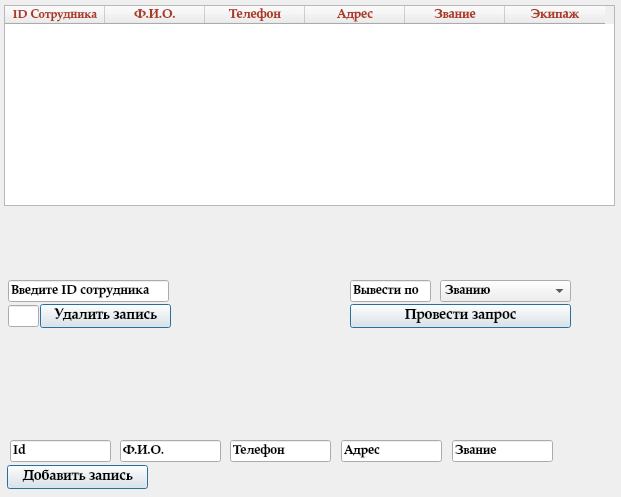
<?xml version="1.0" encoding="UTF-8"?>
<ui version="4.0">
 <class>MainWindow</class>
 <widget class="QMainWindow" name="MainWindow">
  <property name="geometry">
   <rect>
    <x>0</x>
    <y>0</y>
    <width>621</width>
    <height>497</height>
   </rect>
  </property>
  <property name="windowTitle">
   <string>Сотрудники</string>
  </property>
  <property name="layoutDirection">
   <enum>Qt::LeftToRight</enum>
  </property>
  <widget class="QWidget" name="centralwidget">
   <widget class="QTableWidget" name="tableWidget">
    <property name="geometry">
     <rect>
      <x>4</x>
      <y>5</y>
      <width>611</width>
      <height>201</height>
     </rect>
    </property>
    <property name="font">
     <font>
      <family>Palatino Linotype</family>
      <pointsize>10</pointsize>
      <bold>true</bold>
     </font>
    </property>
    <property name="horizontalScrollBarPolicy">
     <enum>Qt::ScrollBarAlwaysOff</enum>
    </property>
    <column>
     <property name="text">
      <string>ID Сотрудника</string>
     </property>
     <property name="font">
      <font>
       <family>Palatino Linotype</family>
       <pointsize>9</pointsize>
       <bold>true</bold>
      </font>
     </property>
     <property name="foreground">
      <brush brushstyle="SolidPattern">
       <color alpha="255">
        <red>173</red>
        <green>56</green>
        <blue>35</blue>
       </color>
      </brush>
     </property>
    </column>
    <column>
     <property name="text">
      <string>Ф.И.О.</string>
     </property>
     <property name="foreground">
      <brush brushstyle="SolidPattern">
       <color alpha="255">
        <red>173</red>
        <green>56</green>
        <blue>35</blue>
       </color>
      </brush>
     </property>
    </column>
    <column>
     <property name="text">
      <string>Телефон</string>
     </property>
     <property name="foreground">
      <brush brushstyle="SolidPattern">
       <color alpha="255">
        <red>173</red>
        <green>56</green>
        <blue>35</blue>
       </color>
      </brush>
     </property>
    </column>
    <column>
     <property name="text">
      <string>Адрес</string>
     </property>
     <property name="foreground">
      <brush brushstyle="SolidPattern">
       <color alpha="255">
        <red>173</red>
        <green>56</green>
        <blue>35</blue>
       </color>
      </brush>
     </property>
    </column>
    <column>
     <property name="text">
      <string>Звание</string>
     </property>
     <property name="foreground">
      <brush brushstyle="SolidPattern">
       <color alpha="255">
        <red>173</red>
        <green>56</green>
        <blue>35</blue>
       </color>
      </brush>
     </property>
    </column>
    <column>
     <property name="text">
      <string>Экипаж</string>
     </property>
     <property name="foreground">
      <brush brushstyle="SolidPattern">
       <color alpha="255">
        <red>173</red>
        <green>56</green>
        <blue>35</blue>
       </color>
      </brush>
     </property>
    </column>
   </widget>
   <widget class="QLineEdit" name="lineEdit_2">
    <property name="geometry">
     <rect>
      <x>8</x>
      <y>280</y>
      <width>161</width>
      <height>22</height>
     </rect>
    </property>
    <property name="font">
     <font>
      <family>Palatino Linotype</family>
      <pointsize>10</pointsize>
      <bold>true</bold>
     </font>
    </property>
    <property name="text">
     <string>Введите ID сотрудника</string>
    </property>
    <property name="readOnly">
     <bool>true</bool>
    </property>
   </widget>
   <widget class="QLineEdit" name="lineEdit_3">
    <property name="geometry">
     <rect>
      <x>10</x>
      <y>440</y>
      <width>101</width>
      <height>22</height>
     </rect>
    </property>
    <property name="font">
     <font>
      <family>Palatino Linotype</family>
      <pointsize>10</pointsize>
      <bold>true</bold>
     </font>
    </property>
    <property name="text">
     <string>Id</string>
    </property>
   </widget>
   <widget class="QPushButton" name="pushButton">
    <property name="geometry">
     <rect>
      <x>7</x>
      <y>465</y>
      <width>141</width>
      <height>24</height>
     </rect>
    </property>
    <property name="font">
     <font>
      <family>Palatino Linotype</family>
      <pointsize>11</pointsize>
      <bold>true</bold>
     </font>
    </property>
    <property name="text">
     <string>Добавить запись</string>
    </property>
    <property name="default">
     <bool>true</bool>
    </property>
   </widget>
   <widget class="QLineEdit" name="lineEdit_6">
    <property name="geometry">
     <rect>
      <x>8</x>
      <y>305</y>
      <width>31</width>
      <height>22</height>
     </rect>
    </property>
    <property name="font">
     <font>
      <family>Palatino Linotype</family>
      <pointsize>10</pointsize>
      <bold>true</bold>
     </font>
    </property>
    <property name="text">
     <string/>
    </property>
   </widget>
   <widget class="QPushButton" name="pushButton_2">
    <property name="geometry">
     <rect>
      <x>40</x>
      <y>304</y>
      <width>131</width>
      <height>24</height>
     </rect>
    </property>
    <property name="font">
     <font>
      <family>Palatino Linotype</family>
      <pointsize>11</pointsize>
      <bold>true</bold>
     </font>
    </property>
    <property name="text">
     <string>Удалить запись</string>
    </property>
    <property name="default">
     <bool>true</bool>
    </property>
   </widget>
   <widget class="QComboBox" name="comboBox">
    <property name="geometry">
     <rect>
      <x>440</x>
      <y>280</y>
      <width>131</width>
      <height>22</height>
     </rect>
    </property>
    <property name="font">
     <font>
      <family>Palatino Linotype</family>
      <pointsize>10</pointsize>
      <bold>true</bold>
     </font>
    </property>
    <property name="layoutDirection">
     <enum>Qt::LeftToRight</enum>
    </property>
    <item>
     <property name="text">
      <string>Званию</string>
     </property>
    </item>
    <item>
     <property name="text">
      <string>Экипажу</string>
     </property>
    </item>
    <item>
     <property name="text">
      <string>По 1-ым буквам</string>
     </property>
    </item>
   </widget>
   <widget class="QLabel" name="label_2">
    <property name="geometry">
     <rect>
      <x>-5</x>
      <y>-8</y>
      <width>631</width>
      <height>511</height>
     </rect>
    </property>
    <property name="toolTipDuration">
     <number>0</number>
    </property>
    <property name="text">
     <string/>
    </property>
    <property name="pixmap">
     <pixmap>сотрудники.jpg</pixmap>
    </property>
    <property name="scaledContents">
     <bool>false</bool>
    </property>
   </widget>
   <widget class="QLineEdit" name="lineEdit_7">
    <property name="geometry">
     <rect>
      <x>120</x>
      <y>440</y>
      <width>101</width>
      <height>22</height>
     </rect>
    </property>
    <property name="font">
     <font>
      <family>Palatino Linotype</family>
      <pointsize>10</pointsize>
      <bold>true</bold>
     </font>
    </property>
    <property name="text">
     <string>Ф.И.О.</string>
    </property>
   </widget>
   <widget class="QLineEdit" name="lineEdit_8">
    <property name="geometry">
     <rect>
      <x>230</x>
      <y>440</y>
      <width>101</width>
      <height>22</height>
     </rect>
    </property>
    <property name="font">
     <font>
      <family>Palatino Linotype</family>
      <pointsize>10</pointsize>
      <bold>true</bold>
     </font>
    </property>
    <property name="text">
     <string>Телефон</string>
    </property>
   </widget>
   <widget class="QLineEdit" name="lineEdit_9">
    <property name="geometry">
     <rect>
      <x>341</x>
      <y>440</y>
      <width>101</width>
      <height>22</height>
     </rect>
    </property>
    <property name="font">
     <font>
      <family>Palatino Linotype</family>
      <pointsize>10</pointsize>
      <bold>true</bold>
     </font>
    </property>
    <property name="text">
     <string>Адрес</string>
    </property>
   </widget>
   <widget class="QLineEdit" name="lineEdit_10">
    <property name="geometry">
     <rect>
      <x>452</x>
      <y>440</y>
      <width>101</width>
      <height>22</height>
     </rect>
    </property>
    <property name="font">
     <font>
      <family>Palatino Linotype</family>
      <pointsize>10</pointsize>
      <bold>true</bold>
     </font>
    </property>
    <property name="text">
     <string>Звание</string>
    </property>
   </widget>
   <widget class="QLineEdit" name="lineEdit_11">
    <property name="geometry">
     <rect>
      <x>350</x>
      <y>280</y>
      <width>81</width>
      <height>22</height>
     </rect>
    </property>
    <property name="font">
     <font>
      <family>Palatino Linotype</family>
      <pointsize>10</pointsize>
      <bold>true</bold>
     </font>
    </property>
    <property name="text">
     <string>Вывести по</string>
    </property>
   </widget>
   <widget class="QPushButton" name="pushButton_3">
    <property name="geometry">
     <rect>
      <x>350</x>
      <y>304</y>
      <width>221</width>
      <height>24</height>
     </rect>
    </property>
    <property name="font">
     <font>
      <family>Palatino Linotype</family>
      <pointsize>11</pointsize>
      <bold>true</bold>
     </font>
    </property>
    <property name="text">
     <string>Провести запрос</string>
    </property>
    <property name="default">
     <bool>true</bool>
    </property>
   </widget>
   <zorder>label_2</zorder>
   <zorder>tableWidget</zorder>
   <zorder>lineEdit_2</zorder>
   <zorder>lineEdit_3</zorder>
   <zorder>pushButton</zorder>
   <zorder>lineEdit_6</zorder>
   <zorder>pushButton_2</zorder>
   <zorder>comboBox</zorder>
   <zorder>lineEdit_7</zorder>
   <zorder>lineEdit_8</zorder>
   <zorder>lineEdit_9</zorder>
   <zorder>lineEdit_10</zorder>
   <zorder>lineEdit_11</zorder>
   <zorder>pushButton_3</zorder>
  </widget>
 </widget>
 <resources/>
 <connections/>
</ui>
